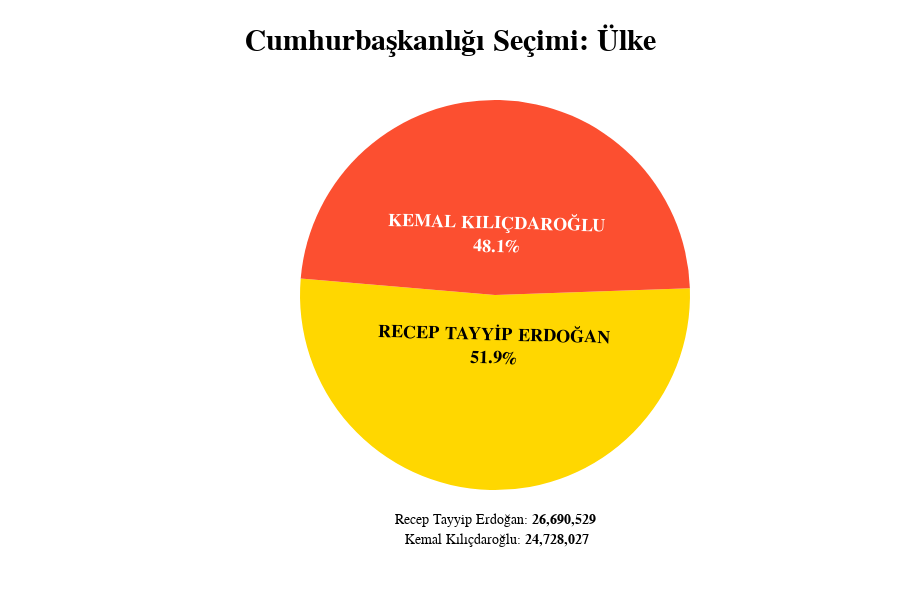

The notebook cell this image was saved under:
### Code cell
city_code = 0  # İstanbul
labels = df.columns[-2:]
values = df.loc[city_code][-2:]
color = ["Gold", "#fc4f30"]  # Define color sequence
font_family = "Verdana"


fig = go.Figure(
    data=[
        go.Pie(
            name="",
            labels=labels,
            values=values,
            hovertemplate="<b>%{label}</b><br>%{value} = %{percent}",
            textfont=dict(
                size=18,
                family=font_family,
                weight="bold",
                color=["black", "white"],
            ),
            textinfo="label+percent",  # Show labels and percentages
            marker=dict(colors=color),
            sort=True,
            rotation=88,  # Rotate labels 90 degrees
        )
    ]
)

# Add annotations for the vote counts
fig.add_annotation(
    x=0.5,
    y=-0.1,
    text=f"Recep Tayyip Erdoğan: <b>{values[0]:,}",
    showarrow=False,
    font=dict(size=14, family=font_family, color="black"),
    xanchor="center"
)

fig.add_annotation(
    x=0.5,
    y=-0.15,
    text=f" Kemal Kılıçdaroğlu: <b>{values[1]:,}",
    showarrow=False,
    font=dict(size=14, family=font_family, color="black"),
    xanchor="center"
)
# Update layout for the age figure
fig.update_layout(
    title_text=f"Cumhurbaşkanlığı Seçimi: {city_code_map.get(city_code).capitalize()}",
    height=600,  # Increase height to give more space
    margin=dict(t=100, b=100, l=100, r=100),  # Adjust margins
    showlegend=False,
)



fig.update_layout(design)
fig.show()

### Figure 1 — Plotly figure (JSON) as saved in the notebook; plotly's stock layout.template omitted (floating-point values rounded to 4 significant figures)
{"data": [{"hovertemplate": "<b>%{label}</b><br>%{value} = %{percent}", "labels": ["RECEP TAYYİP ERDOĞAN", "KEMAL KILIÇDAROĞLU"], "marker": {"colors": ["Gold", "#fc4f30"]}, "name": "", "rotation": 88, "sort": true, "textfont": {"color": ["black", "white"], "family": "Verdana", "size": 18, "weight": "bold"}, "textinfo": "label+percent", "type": "pie", "values": [26690529, 24728027]}], "layout": {"annotations": [{"font": {"color": "black", "family": "Verdana", "size": 14}, "showarrow": false, "text": "Recep Tayyip Erdoğan: <b>26,690,529", "x": 0.5, "xanchor": "center", "y": -0.1}, {"font": {"color": "black", "family": "Verdana", "size": 14}, "showarrow": false, "text": " Kemal Kılıçdaroğlu: <b>24,728,027", "x": 0.5, "xanchor": "center", "y": -0.15}], "height": 600, "margin": {"b": 110, "l": 110, "r": 20, "t": 100}, "plot_bgcolor": "#f3f4f6", "showlegend": false, "title": {"font": {"color": "black", "family": "Verdana", "size": 30, "weight": "bold"}, "text": "Cumhurbaşkanlığı Seçimi: Ülke", "x": 0.5, "xanchor": "center"}, "xaxis": {"gridcolor": "lightgray", "showgrid": true, "tickangle": -45, "tickfont": {"family": "Verdana", "size": 12}, "title": {"font": {"color": "black", "family": "Verdana", "size": 20, "weight": "bold"}}}, "yaxis": {"gridcolor": "lightgray", "showgrid": true, "tickfont": {"family": "Verdana", "size": 12}, "tickformat": ",", "title": {"font": {"color": "black", "family": "Verdana", "size": 20, "weight": "bold"}}}}}
